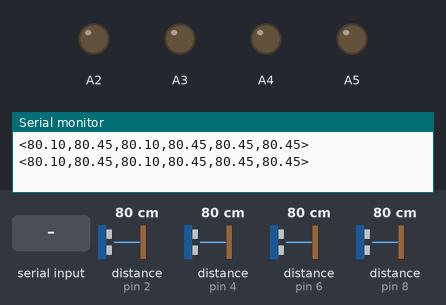
A sketch run on a simulated Arduino Uno, built with avr-gcc and run on an emulated ATmega328P. Parts: output pins drawn as LEDs (lit = HIGH), the last lines printed to the serial monitor. Wiring (inferred from the names in the program): 4 × ultrasonic range finder: trigger pin 3, echo pin 2 / trigger pin 5, echo pin 4 / trigger pin 7, echo pin 6 / trigger pin 9, echo pin 8. The test bench sets the inputs (shaded band); at power-on: distance to the obstacle (sensors on pin 2, pin 4, pin 6, pin 8) 80 cm. The echo pulse lasts 58.3 µs per cm; pins used as bus, display or sensor lines are not drawn.

Above: at 1.2 s.
1.3 s: byte 30 received over Serial
At 2.6 s:
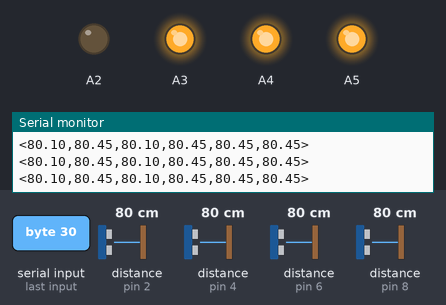
2.9 s: byte 90 received over Serial
At 3.3 s:
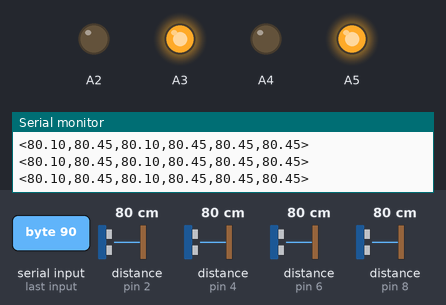
4.4 s: byte 120 received over Serial
At 6.0 s:
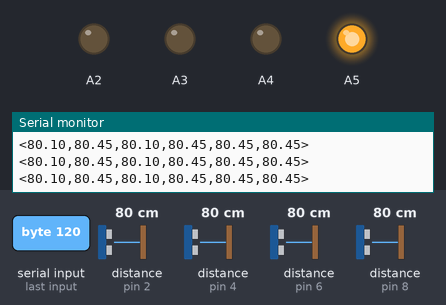
Timing chart, 0 to 7.5 s (numbered marks = the images above; inputs shaded):
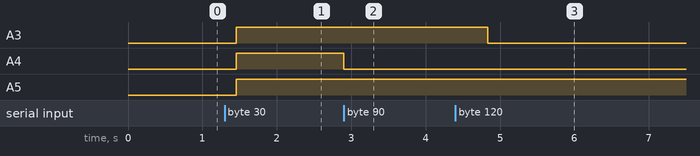

The sketch:

sense_test.ino
```cpp
#include <Arduino.h>

// Sensor 1 pins
uint8_t TRIG_1 = 3;
uint8_t ECHO_1 = 2;

// Sensor 2 pins
uint8_t TRIG_2 = 5;
uint8_t ECHO_2 = 4;

// Sensor 3 pins
uint8_t TRIG_3 = 7;
uint8_t ECHO_3 = 6;

// Sensor 4 pins
uint8_t TRIG_4 = 9;
uint8_t ECHO_4 = 8;

// Sensor 5 pins
uint8_t TRIG_5 = 9;
uint8_t ECHO_5 = 8;

// Sensor 6 pins
uint8_t TRIG_6 = 9;
uint8_t ECHO_6 = 8;

float delay_1;
float delay_2;
float distance_1;
float distance_2;
float distance_3;
float distance_4;
float distance_5;
float distance_6;

int PRESS_PIN = A1;
int pressure;
bool sitting = false;

float readUltrasonic(uint8_t trigPin, uint8_t echoPin) {
  digitalWrite(trigPin, LOW);
  delayMicroseconds(2);

  digitalWrite(trigPin, HIGH);
  delayMicroseconds(10);
  digitalWrite(trigPin, LOW);

  long duration = pulseIn(echoPin, HIGH, 30000); // 30ms timeout
  float distance = duration / 58.0;              // Convert µs to cm
  return distance;
}

// Forward declaration
bool wait_for_sit();

void setup() {
  Serial.begin(115200);

  pinMode(TRIG_1, OUTPUT);
  pinMode(ECHO_1, INPUT);

  pinMode(TRIG_2, OUTPUT);
  pinMode(ECHO_2, INPUT);

  pinMode(TRIG_3, OUTPUT);
  pinMode(ECHO_3, INPUT);

  pinMode(TRIG_4, OUTPUT);
  pinMode(ECHO_4, INPUT);

  pinMode(TRIG_5, OUTPUT);
  pinMode(ECHO_5, INPUT);

  pinMode(TRIG_6, OUTPUT);
  pinMode(ECHO_6, INPUT);

  pinMode(PRESS_PIN, INPUT);

  // Set A2-A5 as outputs to send 4-bit binary value to the Punishment Arduino
  pinMode(A2, OUTPUT);
  pinMode(A3, OUTPUT);
  pinMode(A4, OUTPUT);
  pinMode(A5, OUTPUT);
  // Default all to LOW
  digitalWrite(A2, LOW);
  digitalWrite(A3, LOW);
  digitalWrite(A4, LOW);
  digitalWrite(A5, LOW);
}

void loop() {
  wait_for_sit();

  if (Serial.available() > 0) {
    int incomingByte = Serial.read(); // Will be 0-16

    // Write the value as 4-bit binary across A2 (bit 0) through A5 (bit 3)
    digitalWrite(A2, (incomingByte & 0x01) ? HIGH : LOW); // bit 0
    digitalWrite(A3, (incomingByte & 0x02) ? HIGH : LOW); // bit 1
    digitalWrite(A4, (incomingByte & 0x04) ? HIGH : LOW); // bit 2
    digitalWrite(A5, (incomingByte & 0x08) ? HIGH : LOW); // bit 3
  }

  // 2. Continue reading sensors
  distance_1 = readUltrasonic(TRIG_1, ECHO_1);
  delay(50); // Prevent interference

  distance_2 = readUltrasonic(TRIG_2, ECHO_2);
  delay(50);

  distance_3 = readUltrasonic(TRIG_3, ECHO_3);
  delay(50);

  distance_4 = readUltrasonic(TRIG_4, ECHO_4);
  delay(50);

  distance_5 = readUltrasonic(TRIG_5, ECHO_5);
  delay(50);

  distance_6 = readUltrasonic(TRIG_6, ECHO_6);

  // Send data in EXACT format Python expects: <d1,d2,d3,d4,d5,d6>
  Serial.print("<");
  Serial.print(distance_1);
  Serial.print(",");
  Serial.print(distance_2);
  Serial.print(",");
  Serial.print(distance_3);
  Serial.print(",");
  Serial.print(distance_4);
  Serial.print(",");
  Serial.print(distance_5);
  Serial.print(",");
  Serial.print(distance_6);
  Serial.println(">");

  delay(200); // 5 readings per second
}

bool wait_for_sit() {
  while (sitting == false) {
    pressure = analogRead(PRESS_PIN);
    // Serial.println(pressure);
    if (pressure > 10) {
      sitting = true;
    } else {
      delay(100);
      continue;
    }
  }
  return sitting;
}
```

Measured:
- after the input at 1.3 s, A3–5: LOW → HIGH after 0.15 s
- after the input at 2.9 s, A4: HIGH → LOW at once
- after the input at 4.4 s, A3: HIGH → LOW after 0.44 s
